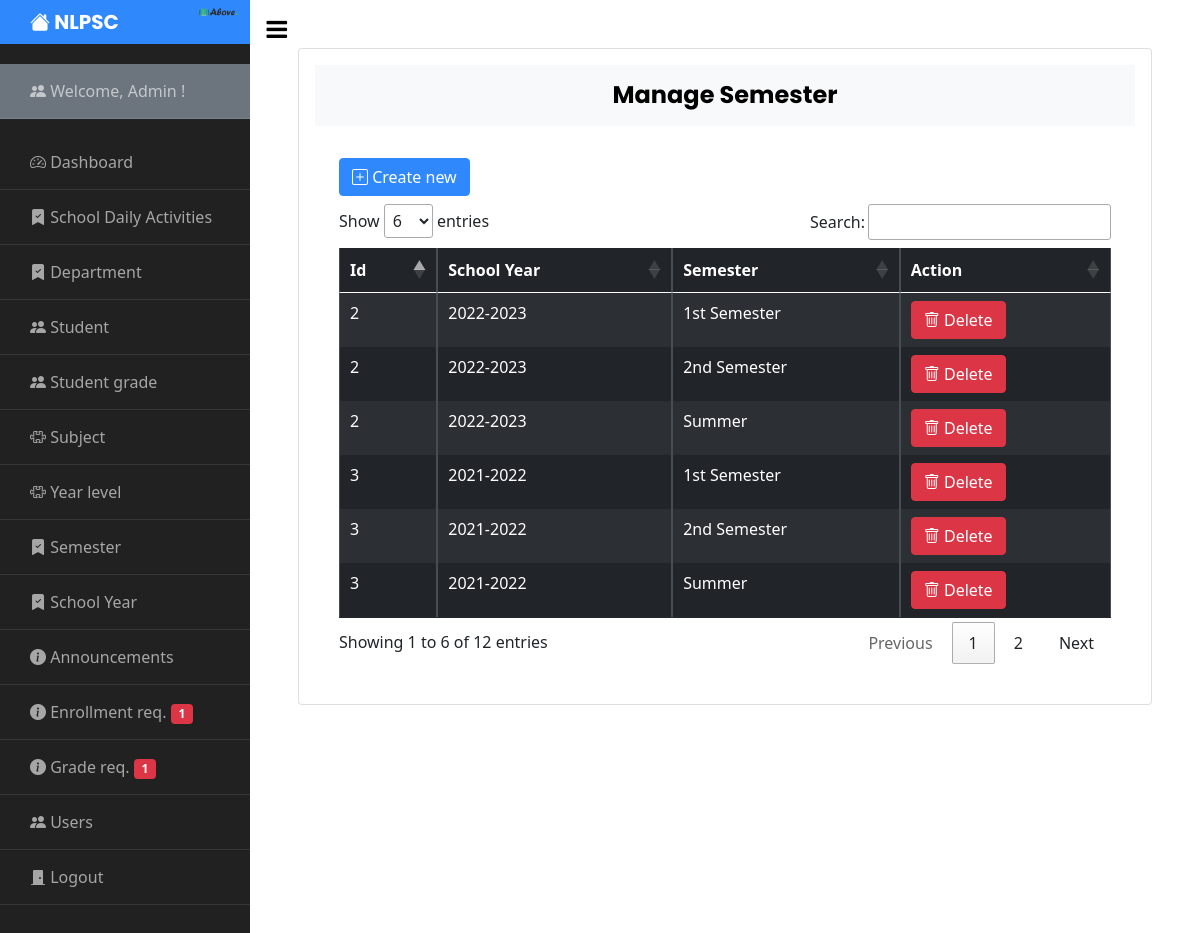
The page /admin/manage_semester.php (signed in) on the database its author committed.
### tables this page shows
CREATE TABLE `user` (
  `Id` int(11) NOT NULL,
  `firstname` varchar(255) NOT NULL,
  `middlename` varchar(255) NOT NULL,
  `lastname` varchar(255) NOT NULL,
  `dob` varchar(255) NOT NULL,
  `age` int(11) NOT NULL,
  `email` varchar(255) NOT NULL,
  `contact` varchar(255) NOT NULL,
  `address` varchar(255) NOT NULL,
  `username` varchar(255) NOT NULL,
  `password` varchar(255) NOT NULL,
  `usertype` varchar(255) NOT NULL DEFAULT 'Teacher',
  `image` varchar(255) NOT NULL
);

CREATE TABLE `semester` (
  `Id` int(11) NOT NULL,
  `Semester` varchar(255) NOT NULL,
  `school_id` int(11) NOT NULL
);

CREATE TABLE `schoolyear` (
  `Id` int(11) NOT NULL,
  `schoolyear` varchar(255) NOT NULL,
  `status` varchar(255) NOT NULL DEFAULT 'Inactive'
);

### admin/manage_semester.php (the view, shortened to what this page needs)
<?php include 'sidebar.php'; ?>
     <div id="content" class="p-4 p-md-5 pt-5">
       <div class="card p-3">
         <h4 class="bg-light p-3" align="center"><strong>Manage Semester</strong></h4>
   <div class="table-responsive p-4">
       <button type="button" class="btn btn-primary mb-2" data-bs-toggle="modal" data-bs-target="#myModal"><i class="bi bi-plus-square"></i> Create new</button>
     <table class="table table-bordered table-dark table-striped table-hover table-responsive-sm table-responsive-md table-responsive-lg table-responsive-xl table-responsive-xxl" id="example">
       <thead>
         <tr>
           <th>Id</th>
           <th>School Year</th>
           <th>Semester</th>
           <th>Action</th>
         </tr>
       </thead>
       <tbody>
         <?php
           $query ="SELECT *, semester.Id as sem_Id FROM semester JOIN schoolyear WHERE semester.school_id=schoolyear.Id ORDER BY semester";
           $sql = mysqli_query($conn,$query);
           while($row = mysqli_fetch_array($sql)) {
         ?>
         <tr>
             <td><?php echo $row["Id"];?></td>
             <td><?php echo $row["schoolyear"];?></td>
             <td><?php echo $row["Semester"];?></td>
             <td>
                 <button class="btn btn-danger" data-bs-toggle="modal" type="button" data-bs-target="#deletesemester_modal<?php echo $row['sem_Id']; ?>"><i class="bi bi-trash"></i> Delete</button>
             </td>
         </tr>
           <?php
               }
           ?>
       </tbody>
     </table>
   </div>
     </div>
   </div>

### admin/sidebar.php (shortened to what this page needs)
<?php
include '../config.php';
  if(isset($_SESSION['admin_username']) && isset($_SESSION['admin_id'])) {
    $id = $_SESSION['admin_id'];
    $admin = mysqli_query($conn, "SELECT * FROM user WHERE usertype='Admin' AND Id='$id'");
    while($row = mysqli_fetch_array($admin)) {
?>
<!doctype html>
<html lang="en">
  <head>
    <link href="https://cdn.jsdelivr.net/npm/bootstrap@5.0.2/dist/css/bootstrap.min.css" rel="stylesheet">
    <link rel="stylesheet" href="https://cdn.datatables.net/1.11.3/css/jquery.dataTables.min.css">
		<link href="https://cdn.jsdelivr.net/npm/bootstrap@5.0.2/dist/css/bootstrap.min.css" rel="stylesheet">
		<link rel="stylesheet" href="https://stackpath.bootstrapcdn.com/font-awesome/4.7.0/css/font-awesome.min.css">
    <link rel="stylesheet" href="https://cdn.jsdelivr.net/npm/bootstrap-icons@1.8.1/font/bootstrap-icons.css">
		<link rel="stylesheet" href="../css/style.css">
    <link rel="stylesheet" href="../css/bootstrap.min.css">
  </head>
  <body>
		<div class="wrapper d-flex align-items-stretch">
      <nav id="sidebar">
        <div class="custom-menu">
          <button type="button" id="sidebarCollapse" class="btn btn-primary">
            <i class="fa fa-bars"></i>
          </button>
        </div>
        <h1><a href="dashboard.php" class="logo"><i class="bi bi-house-fill"></i> NLPSC</a><img src="../images/logo.png" alt="" width="40" style="position: absolute; right: 12px; top: 7px;"></h1>
        <div class="bg-secondary">
              <ul class="list-unstyled components ">
                <li>
                  <a href="">
                    <i class="bi bi-people-fill"></i> Welcome, <?php echo $row['username']; ?> !
                  </a>
                </li>
              </ul>
        </div>
        <ul class="list-unstyled components mb-5">
          <li>
              <a href="dashboard.php"><i class="bi bi-speedometer2"></i> Dashboard</a>
          </li>
          <li>
            <a href="manage_daily_activities.php"><i class="bi bi-bookmark-check-fill"></i> School Daily Activities</a>
          </li>
          <li>
            <a href="manage_department.php"><i class="bi bi-bookmark-check-fill"></i> Department</a>
          </li>
          <li>
            <a href="manage_student.php"><i class="bi bi-people-fill"></i> Student</a>
          </li>
          <li>
            <a href="manage_grades.php"><i class="bi bi-people-fill"></i> Student grade</a>
          </li>
          <li>
            <a href="manage_subject.php"><i class="bi bi-puzzle"></i> Subject</a>
          </li>
          <li>
            <a href="manage_level.php"><i class="bi bi-puzzle"></i> Year level</a>
          </li>
          <li>
            <a href="manage_semester.php"><i class="bi bi-bookmark-check-fill"></i> Semester</a>
          </li>
          <li>
            <a href="manage_schoolyear.php"><i class="bi bi-bookmark-check-fill"></i> School Year</a>
          </li>
          <li>
            <a href="manage_announcement.php"><i class="bi bi-info-circle-fill"></i> Announcements</a>
          </li>
          <li>
             <?php
            $check = mysqli_query($conn, "SELECT enrollment_Id FROM enrollment");
            $count = mysqli_num_rows($check);
            ?>
            <a href="manage_enrollment.php"><i class="bi bi-info-circle-fill"></i> Enrollment req. <span class="badge bg-danger"><?php echo $count; ?></span></a>
          </li>
           <li>
             <?php
            $check2 = mysqli_query($conn, "SELECT request_grade_Id FROM request_grade");
            $count2 = mysqli_num_rows($check2);
            ?>
            <a href="manage_request_grades.php"><i class="bi bi-info-circle-fill"></i> Grade req. <span class="badge bg-danger"><?php echo $count2; ?></span></a>
          </li>
          <li>
            <a href="manage_user.php"><i class="bi bi-people-fill"></i> Users</a>
          </li>
          <li>
            <a href="../logout.php"><i class="bi bi-door-closed-fill"></i> Logout</a>
          </li>
        </ul>
      </nav>
       <?php } ?>
  </body>
</html>
<?php
    } else {
     header('Location: ../index.php');
    }
?>

### admin/sidebar.php (style rules this page uses)
ul li a, h1 a { text-decoration: none; }

### rows shown on the page
user: username "Admin", count "1", count2 "1"
semester: schoolyear.Id "2", schoolyear.schoolyear "2022-2023", Semester "1st Semester"
semester: schoolyear.Id "3", schoolyear.schoolyear "2021-2022", Semester "1st Semester"
semester: schoolyear.Id "2", schoolyear.schoolyear "2022-2023", Semester "2nd Semester"
semester: schoolyear.Id "3", schoolyear.schoolyear "2021-2022", Semester "2nd Semester"
semester: schoolyear.Id "2", schoolyear.schoolyear "2022-2023", Semester "Summer"
semester: schoolyear.Id "3", schoolyear.schoolyear "2021-2022", Semester "Summer"
